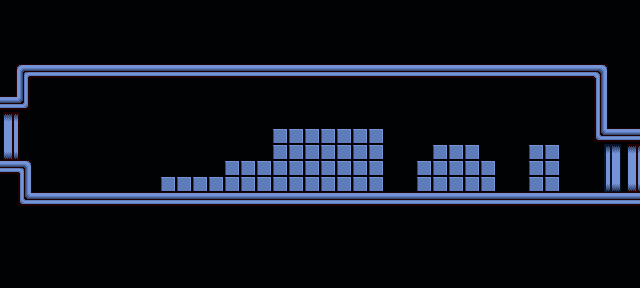

This is a level from a 2D game, rendered from its Tiled map with the project's own tilesets. A one-line summary and the complete map file follow:
An orthogonal 40x18 tile map with 16x16 px tiles, 4 tile layers (Background, Ground, Door Underlayer, Doors), 2 tilesets.

<map version="1.9" tiledversion="1.9.2" orientation="orthogonal" renderorder="right-down" width="40" height="18" tilewidth="16" tileheight="16" infinite="0" nextlayerid="5" nextobjectid="1">
 <tileset firstgid="1" source="A1_Blue_v1.tsx" />
 <tileset firstgid="85" source="EarthTiles.tsx" />
 <layer id="3" name="Background" width="40" height="18">
  <data encoding="csv">
4,4,4,4,4,4,4,4,4,4,4,4,4,4,4,4,4,4,4,4,4,4,4,4,4,4,4,4,4,4,4,4,4,4,4,4,4,4,4,4,
4,4,4,4,4,4,4,4,4,4,4,4,4,4,4,4,4,4,4,4,4,4,4,4,4,4,4,4,4,4,4,4,4,4,4,4,4,4,4,4,
4,4,4,4,4,4,4,4,4,4,4,4,4,4,4,4,4,4,4,4,4,4,4,4,4,4,4,4,4,4,4,4,4,4,4,4,4,4,4,4,
4,4,4,4,4,4,4,4,4,4,4,4,4,4,4,4,4,4,4,4,4,4,4,4,4,4,4,4,4,4,4,4,4,4,4,4,4,4,4,4,
4,4,4,4,4,4,4,4,4,4,4,4,4,4,4,4,4,4,4,4,4,4,4,4,4,4,4,4,4,4,4,4,4,4,4,4,4,4,4,4,
4,4,4,4,4,4,4,4,4,4,4,4,4,4,4,4,4,4,4,4,4,4,4,4,4,4,4,4,4,4,4,4,4,4,4,4,4,4,4,4,
4,4,4,4,4,4,4,4,4,4,4,4,4,4,4,4,4,4,4,4,4,4,4,4,4,4,4,4,4,4,4,4,4,4,4,4,4,4,4,4,
4,4,4,4,4,4,4,4,4,4,4,4,4,4,4,4,4,4,4,4,4,4,4,4,4,4,4,4,4,4,4,4,4,4,4,4,4,4,4,4,
4,4,4,4,4,4,4,4,4,4,4,4,4,4,4,4,4,4,4,4,4,4,4,4,4,4,4,4,4,4,4,4,4,4,4,4,4,4,4,4,
4,4,4,4,4,4,4,4,4,4,4,4,4,4,4,4,4,4,4,4,4,4,4,4,4,4,4,4,4,4,4,4,4,4,4,4,4,4,4,4,
4,4,4,4,4,4,4,4,4,4,4,4,4,4,4,4,4,4,4,4,4,4,4,4,4,4,4,4,4,4,4,4,4,4,4,4,4,4,4,4,
4,4,4,4,4,4,4,4,4,4,4,4,4,4,4,4,4,4,4,4,4,4,4,4,4,4,4,4,4,4,4,4,4,4,4,4,4,4,4,4,
4,4,4,4,4,4,4,4,4,4,4,4,4,4,4,4,4,4,4,4,4,4,4,4,4,4,4,4,4,4,4,4,4,4,4,4,4,4,4,4,
4,4,4,4,4,4,4,4,4,4,4,4,4,4,4,4,4,4,4,4,4,4,4,4,4,4,4,4,4,4,4,4,4,4,4,4,4,4,4,4,
4,4,4,4,4,4,4,4,4,4,4,4,4,4,4,4,4,4,4,4,4,4,4,4,4,4,4,4,4,4,4,4,4,4,4,4,4,4,4,4,
4,4,4,4,4,4,4,4,4,4,4,4,4,4,4,4,4,4,4,4,4,4,4,4,4,4,4,4,4,4,4,4,4,4,4,4,4,4,4,4,
4,4,4,4,4,4,4,4,4,4,4,4,4,4,4,4,4,4,4,4,4,4,4,4,4,4,4,4,4,4,4,4,4,4,4,4,4,4,4,4,
4,4,4,4,4,4,4,4,4,4,4,4,4,4,4,4,4,4,4,4,4,4,4,4,4,4,4,4,4,4,4,4,4,4,4,4,4,4,4,4
</data>
 </layer>
 <layer id="2" name="Ground" width="40" height="18">
  <data encoding="csv">
0,0,0,0,0,0,0,0,0,0,0,0,0,0,0,0,0,0,0,0,0,0,0,0,0,0,0,0,0,0,0,0,0,0,0,0,0,0,0,0,
0,0,0,0,0,0,0,0,0,0,0,0,0,0,0,0,0,0,0,0,0,0,0,0,0,0,0,0,0,0,0,0,0,0,0,0,0,0,0,0,
0,0,0,0,0,0,0,0,0,0,0,0,0,0,0,0,0,0,0,0,0,0,0,0,0,0,0,0,0,0,0,0,0,0,0,0,0,0,0,0,
0,0,0,0,0,0,0,0,0,0,0,0,0,0,0,0,0,0,0,0,0,0,0,0,0,0,0,0,0,0,0,0,0,0,0,0,0,0,0,0,
0,29,19,19,19,19,19,19,19,19,19,19,19,19,19,19,19,19,19,19,19,19,19,19,19,19,19,19,19,19,19,19,19,19,19,19,19,20,0,0,
0,41,0,0,0,0,0,0,0,0,0,0,0,0,0,0,0,0,0,0,0,0,0,0,0,0,0,0,0,0,0,0,0,0,0,0,0,45,0,0,
19,30,0,0,0,0,0,0,0,0,0,0,0,0,0,0,0,0,0,0,0,0,0,0,0,0,0,0,0,0,0,0,0,0,0,0,0,45,0,0,
4,0,0,0,0,0,0,0,0,0,0,0,0,0,0,0,0,0,0,0,0,0,0,0,0,0,0,0,0,0,0,0,0,0,0,0,0,45,0,0,
4,0,0,0,0,0,0,0,0,0,0,0,0,0,0,0,0,1,1,1,1,1,1,1,0,0,0,0,0,0,0,0,0,0,0,0,0,32,19,19,
4,0,0,0,0,0,0,0,0,0,0,0,0,0,0,0,0,1,1,1,1,1,1,1,0,0,0,1,1,1,0,0,0,1,1,0,0,0,0,0,
19,33,0,0,0,0,0,0,0,0,0,0,0,0,1,1,1,1,1,1,1,1,1,1,0,0,1,1,1,1,1,0,0,1,1,0,0,0,0,0,
0,45,0,0,0,0,0,0,0,0,1,1,1,1,1,1,1,1,1,1,1,1,1,1,0,0,1,1,1,1,1,0,0,1,1,0,0,0,0,0,
0,32,19,19,19,19,19,19,19,19,19,19,19,19,19,19,19,19,19,19,19,19,19,19,19,19,19,19,19,19,19,19,19,19,19,19,19,19,19,19,
0,0,0,0,0,0,0,0,0,0,0,0,0,0,0,0,0,0,0,0,0,0,0,0,0,0,0,0,0,0,0,0,0,0,0,0,0,0,0,0,
0,0,0,0,0,0,0,0,0,0,0,0,0,0,0,0,0,0,0,0,0,0,0,0,0,0,0,0,0,0,0,0,0,0,0,0,0,0,0,0,
0,0,0,0,0,0,0,0,0,0,0,0,0,0,0,0,0,0,0,0,0,0,0,0,0,0,0,0,0,0,0,0,0,0,0,0,0,0,0,0,
0,0,0,0,0,0,0,0,0,0,0,0,0,0,0,0,0,0,0,0,0,0,0,0,0,0,0,0,0,0,0,0,0,0,0,0,0,0,0,0,
0,0,0,0,0,0,0,0,0,0,0,0,0,0,0,0,0,0,0,0,0,0,0,0,0,0,0,0,0,0,0,0,0,0,0,0,0,0,0,0
</data>
 </layer>
 <layer id="4" name="Door Underlayer" width="40" height="18">
  <data encoding="csv">
0,0,0,0,0,0,0,0,0,0,0,0,0,0,0,0,0,0,0,0,0,0,0,0,0,0,0,0,0,0,0,0,0,0,0,0,0,0,0,0,
0,0,0,0,0,0,0,0,0,0,0,0,0,0,0,0,0,0,0,0,0,0,0,0,0,0,0,0,0,0,0,0,0,0,0,0,0,0,0,0,
0,0,0,0,0,0,0,0,0,0,0,0,0,0,0,0,0,0,0,0,0,0,0,0,0,0,0,0,0,0,0,0,0,0,0,0,0,0,0,0,
0,0,0,0,0,0,0,0,0,0,0,0,0,0,0,0,0,0,0,0,0,0,0,0,0,0,0,0,0,0,0,0,0,0,0,0,0,0,0,0,
0,0,0,0,0,0,0,0,0,0,0,0,0,0,0,0,0,0,0,0,0,0,0,0,0,0,0,0,0,0,0,0,0,0,0,0,0,0,0,0,
0,0,0,0,0,0,0,0,0,0,0,0,0,0,0,0,0,0,0,0,0,0,0,0,0,0,0,0,0,0,0,0,0,0,0,0,0,0,0,0,
0,0,0,0,0,0,0,0,0,0,0,0,0,0,0,0,0,0,0,0,0,0,0,0,0,0,0,0,0,0,0,0,0,0,0,0,0,0,0,0,
0,0,0,0,0,0,0,0,0,0,0,0,0,0,0,0,0,0,0,0,0,0,0,0,0,0,0,0,0,0,0,0,0,0,0,0,0,0,0,0,
0,0,0,0,0,0,0,0,0,0,0,0,0,0,0,0,0,0,0,0,0,0,0,0,0,0,0,0,0,0,0,0,0,0,0,0,0,0,0,0,
0,0,0,0,0,0,0,0,0,0,0,0,0,0,0,0,0,0,0,0,0,0,0,0,0,0,0,0,0,0,0,0,0,0,0,0,0,0,0,0,
0,0,0,0,0,0,0,0,0,0,0,0,0,0,0,0,0,0,0,0,0,0,0,0,0,0,0,0,0,0,0,0,0,0,0,0,0,0,0,0,
0,0,0,0,0,0,0,0,0,0,0,0,0,0,0,0,0,0,0,0,0,0,0,0,0,0,0,0,0,0,0,0,0,0,0,0,0,0,0,0,
0,0,0,0,0,0,0,0,0,0,0,0,0,0,0,0,0,0,0,0,0,0,0,0,0,0,0,0,0,0,0,0,0,0,0,0,0,0,0,0,
0,0,0,0,0,0,0,0,0,0,0,0,0,0,0,0,0,0,0,0,0,0,0,0,0,0,0,0,0,0,0,0,0,0,0,0,0,0,0,0,
0,0,0,0,0,0,0,0,0,0,0,0,0,0,0,0,0,0,0,0,0,0,0,0,0,0,0,0,0,0,0,0,0,0,0,0,0,0,0,0,
0,0,0,0,0,0,0,0,0,0,0,0,0,0,0,0,0,0,0,0,0,0,0,0,0,0,0,0,0,0,0,0,0,0,0,0,0,0,0,0,
0,0,0,0,0,0,0,0,0,0,0,0,0,0,0,0,0,0,0,0,0,0,0,0,0,0,0,0,0,0,0,0,0,0,0,0,0,0,0,0,
0,0,0,0,0,0,0,0,0,0,0,0,0,0,0,0,0,0,0,0,0,0,0,0,0,0,0,0,0,0,0,0,0,0,0,0,0,0,0,0
</data>
 </layer>
 <layer id="1" name="Doors" width="40" height="18">
  <data encoding="csv">
0,0,0,0,0,0,0,0,0,0,0,0,0,0,0,0,0,0,0,0,0,0,0,0,0,0,0,0,0,0,0,0,0,0,0,0,0,0,0,0,
0,0,0,0,0,0,0,0,0,0,0,0,0,0,0,0,0,0,0,0,0,0,0,0,0,0,0,0,0,0,0,0,0,0,0,0,0,0,0,0,
0,0,0,0,0,0,0,0,0,0,0,0,0,0,0,0,0,0,0,0,0,0,0,0,0,0,0,0,0,0,0,0,0,0,0,0,0,0,0,0,
0,0,0,0,0,0,0,0,0,0,0,0,0,0,0,0,0,0,0,0,0,0,0,0,0,0,0,0,0,0,0,0,0,0,0,0,0,0,0,0,
0,0,0,0,0,0,0,0,0,0,0,0,0,0,0,0,0,0,0,0,0,0,0,0,0,0,0,0,0,0,0,0,0,0,0,0,0,0,0,0,
0,0,0,0,0,0,0,0,0,0,0,0,0,0,0,0,0,0,0,0,0,0,0,0,0,0,0,0,0,0,0,0,0,0,0,0,0,0,0,0,
0,0,0,0,0,0,0,0,0,0,0,0,0,0,0,0,0,0,0,0,0,0,0,0,0,0,0,0,0,0,0,0,0,0,0,0,0,0,0,0,
49,50,0,0,0,0,0,0,0,0,0,0,0,0,0,0,0,0,0,0,0,0,0,0,0,0,0,0,0,0,0,0,0,0,0,0,0,0,0,0,
61,62,0,0,0,0,0,0,0,0,0,0,0,0,0,0,0,0,0,0,0,0,0,0,0,0,0,0,0,0,0,0,0,0,0,0,0,0,0,0,
73,74,0,0,0,0,0,0,0,0,0,0,0,0,0,0,0,0,0,0,0,0,0,0,0,0,0,0,0,0,0,0,0,0,0,0,0,51,52,49,
0,0,0,0,0,0,0,0,0,0,0,0,0,0,0,0,0,0,0,0,0,0,0,0,0,0,0,0,0,0,0,0,0,0,0,0,0,63,64,61,
0,0,0,0,0,0,0,0,0,0,0,0,0,0,0,0,0,0,0,0,0,0,0,0,0,0,0,0,0,0,0,0,0,0,0,0,0,75,76,73,
0,0,0,0,0,0,0,0,0,0,0,0,0,0,0,0,0,0,0,0,0,0,0,0,0,0,0,0,0,0,0,0,0,0,0,0,0,0,0,0,
0,0,0,0,0,0,0,0,0,0,0,0,0,0,0,0,0,0,0,0,0,0,0,0,0,0,0,0,0,0,0,0,0,0,0,0,0,0,0,0,
0,0,0,0,0,0,0,0,0,0,0,0,0,0,0,0,0,0,0,0,0,0,0,0,0,0,0,0,0,0,0,0,0,0,0,0,0,0,0,0,
0,0,0,0,0,0,0,0,0,0,0,0,0,0,0,0,0,0,0,0,0,0,0,0,0,0,0,0,0,0,0,0,0,0,0,0,0,0,0,0,
0,0,0,0,0,0,0,0,0,0,0,0,0,0,0,0,0,0,0,0,0,0,0,0,0,0,0,0,0,0,0,0,0,0,0,0,0,0,0,0,
0,0,0,0,0,0,0,0,0,0,0,0,0,0,0,0,0,0,0,0,0,0,0,0,0,0,0,0,0,0,0,0,0,0,0,0,0,0,0,0
</data>
 </layer>
</map>